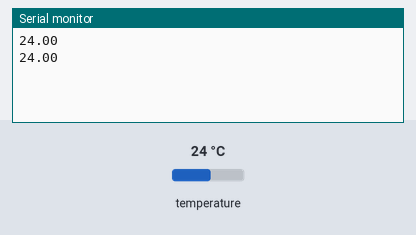
Recording of a sketch running on a simulated ESP8266 (NodeMCU). Parts: the last lines printed to the serial monitor. Inputs (shaded band) come from the test bench; at power-on: temperature 24 °C.

Above: at 3.3 s.
3.4 s: temperature set to 12 °C
At 5.0 s:
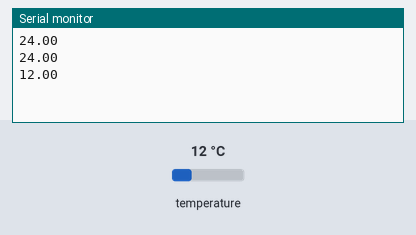
5.9 s: temperature set to 19 °C
At 7.4 s:
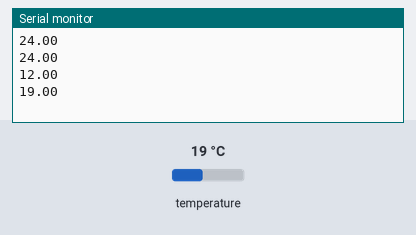
Timing chart, 0 to 8.9 s (numbered marks = the images above; inputs shaded):
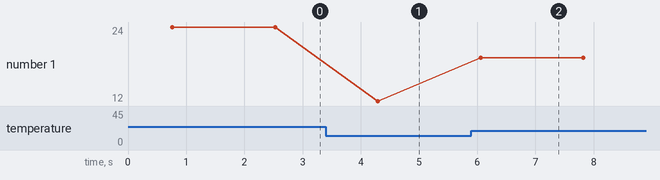

Measured:
- after the input at 3.4 s, the serial monitor: prints a new line after 0.89 s (image 1)
- after the input at 5.9 s, the serial monitor: prints a new line after 0.16 s (image 2)
- plotted number 1: 24 → 12 after the input at 3.4 s, 12 → 19 after the input at 5.9 s

The sketch:

DS18B20.ino
```cpp
#include <OneWire.h>
#include <DallasTemperature.h>

#define ONE_WIRE_PIN D2

OneWire oneWire(ONE_WIRE_PIN);
DallasTemperature sensors(&oneWire);

void setup() {
  Serial.begin(115200);
}

void loop() {
  sensors.requestTemperatures();
  Serial.println(sensors.getTempCByIndex(0));
  delay(1000);
}
```
